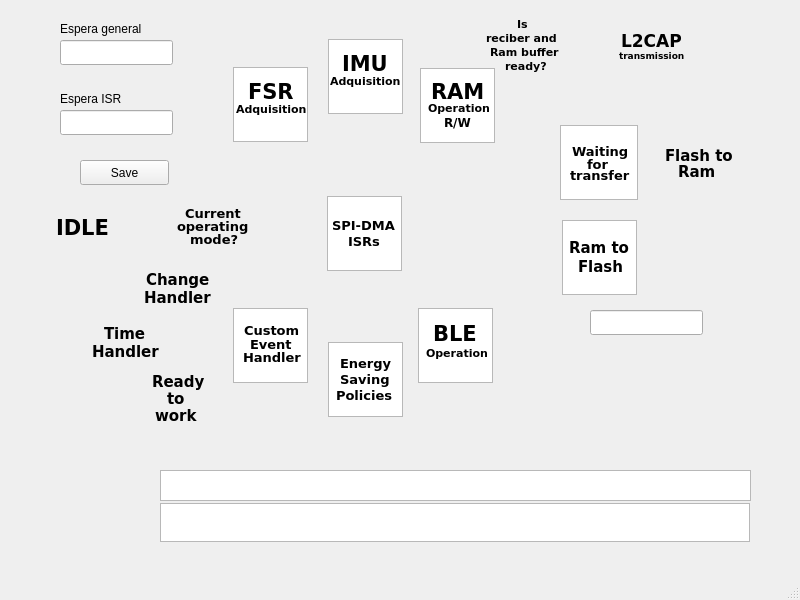
<?xml version="1.0" encoding="UTF-8"?>
<ui version="4.0">
 <class>MainWindow</class>
 <widget class="QMainWindow" name="MainWindow">
  <property name="geometry">
   <rect>
    <x>0</x>
    <y>0</y>
    <width>800</width>
    <height>600</height>
   </rect>
  </property>
  <property name="windowTitle">
   <string>MainWindow</string>
  </property>
  <property name="windowOpacity">
   <double>2.000000000000000</double>
  </property>
  <widget class="QWidget" name="centralwidget">
   <widget class="QGraphicsView" name="graphicsViewFsr">
    <property name="geometry">
     <rect>
      <x>233</x>
      <y>67</y>
      <width>75</width>
      <height>75</height>
     </rect>
    </property>
    <property name="autoFillBackground">
     <bool>false</bool>
    </property>
    <property name="foregroundBrush">
     <brush brushstyle="NoBrush">
      <color alpha="255">
       <red>0</red>
       <green>0</green>
       <blue>0</blue>
      </color>
     </brush>
    </property>
   </widget>
   <widget class="QGraphicsView" name="graphicsViewImu">
    <property name="enabled">
     <bool>true</bool>
    </property>
    <property name="geometry">
     <rect>
      <x>328</x>
      <y>39</y>
      <width>75</width>
      <height>75</height>
     </rect>
    </property>
    <property name="autoFillBackground">
     <bool>false</bool>
    </property>
    <property name="backgroundBrush">
     <brush brushstyle="NoBrush">
      <color alpha="255">
       <red>0</red>
       <green>0</green>
       <blue>0</blue>
      </color>
     </brush>
    </property>
    <property name="foregroundBrush">
     <brush brushstyle="NoBrush">
      <color alpha="0">
       <red>0</red>
       <green>0</green>
       <blue>0</blue>
      </color>
     </brush>
    </property>
   </widget>
   <widget class="QLabel" name="label">
    <property name="geometry">
     <rect>
      <x>20</x>
      <y>0</y>
      <width>771</width>
      <height>551</height>
     </rect>
    </property>
    <property name="styleSheet">
     <string notr="true">image: url(:/asserts/DiagramaGUI.png);</string>
    </property>
    <property name="text">
     <string/>
    </property>
   </widget>
   <widget class="QGraphicsView" name="graphicsViewRam">
    <property name="enabled">
     <bool>true</bool>
    </property>
    <property name="geometry">
     <rect>
      <x>420</x>
      <y>68</y>
      <width>75</width>
      <height>75</height>
     </rect>
    </property>
    <property name="autoFillBackground">
     <bool>false</bool>
    </property>
    <property name="backgroundBrush">
     <brush brushstyle="NoBrush">
      <color alpha="255">
       <red>0</red>
       <green>0</green>
       <blue>0</blue>
      </color>
     </brush>
    </property>
    <property name="foregroundBrush">
     <brush brushstyle="NoBrush">
      <color alpha="0">
       <red>0</red>
       <green>0</green>
       <blue>0</blue>
      </color>
     </brush>
    </property>
   </widget>
   <widget class="QGraphicsView" name="graphicsViewBle">
    <property name="enabled">
     <bool>true</bool>
    </property>
    <property name="geometry">
     <rect>
      <x>418</x>
      <y>308</y>
      <width>75</width>
      <height>75</height>
     </rect>
    </property>
    <property name="autoFillBackground">
     <bool>false</bool>
    </property>
    <property name="backgroundBrush">
     <brush brushstyle="NoBrush">
      <color alpha="255">
       <red>0</red>
       <green>0</green>
       <blue>0</blue>
      </color>
     </brush>
    </property>
    <property name="foregroundBrush">
     <brush brushstyle="NoBrush">
      <color alpha="0">
       <red>0</red>
       <green>0</green>
       <blue>0</blue>
      </color>
     </brush>
    </property>
   </widget>
   <widget class="QGraphicsView" name="graphicsViewEnergy">
    <property name="enabled">
     <bool>true</bool>
    </property>
    <property name="geometry">
     <rect>
      <x>328</x>
      <y>342</y>
      <width>75</width>
      <height>75</height>
     </rect>
    </property>
    <property name="autoFillBackground">
     <bool>false</bool>
    </property>
    <property name="backgroundBrush">
     <brush brushstyle="NoBrush">
      <color alpha="255">
       <red>0</red>
       <green>0</green>
       <blue>0</blue>
      </color>
     </brush>
    </property>
    <property name="foregroundBrush">
     <brush brushstyle="NoBrush">
      <color alpha="0">
       <red>0</red>
       <green>0</green>
       <blue>0</blue>
      </color>
     </brush>
    </property>
   </widget>
   <widget class="QGraphicsView" name="graphicsViewCustom">
    <property name="enabled">
     <bool>true</bool>
    </property>
    <property name="geometry">
     <rect>
      <x>233</x>
      <y>308</y>
      <width>75</width>
      <height>75</height>
     </rect>
    </property>
    <property name="autoFillBackground">
     <bool>false</bool>
    </property>
    <property name="backgroundBrush">
     <brush brushstyle="NoBrush">
      <color alpha="255">
       <red>0</red>
       <green>0</green>
       <blue>0</blue>
      </color>
     </brush>
    </property>
    <property name="foregroundBrush">
     <brush brushstyle="NoBrush">
      <color alpha="0">
       <red>0</red>
       <green>0</green>
       <blue>0</blue>
      </color>
     </brush>
    </property>
   </widget>
   <widget class="QGraphicsView" name="graphicsViewWaitingTransfer">
    <property name="enabled">
     <bool>true</bool>
    </property>
    <property name="geometry">
     <rect>
      <x>560</x>
      <y>125</y>
      <width>78</width>
      <height>75</height>
     </rect>
    </property>
    <property name="autoFillBackground">
     <bool>false</bool>
    </property>
    <property name="backgroundBrush">
     <brush brushstyle="NoBrush">
      <color alpha="255">
       <red>0</red>
       <green>0</green>
       <blue>0</blue>
      </color>
     </brush>
    </property>
    <property name="foregroundBrush">
     <brush brushstyle="NoBrush">
      <color alpha="0">
       <red>0</red>
       <green>0</green>
       <blue>0</blue>
      </color>
     </brush>
    </property>
   </widget>
   <widget class="QGraphicsView" name="graphicsViewRamToFlash">
    <property name="enabled">
     <bool>true</bool>
    </property>
    <property name="geometry">
     <rect>
      <x>562</x>
      <y>220</y>
      <width>75</width>
      <height>75</height>
     </rect>
    </property>
    <property name="autoFillBackground">
     <bool>false</bool>
    </property>
    <property name="backgroundBrush">
     <brush brushstyle="NoBrush">
      <color alpha="255">
       <red>0</red>
       <green>0</green>
       <blue>0</blue>
      </color>
     </brush>
    </property>
    <property name="foregroundBrush">
     <brush brushstyle="NoBrush">
      <color alpha="0">
       <red>0</red>
       <green>0</green>
       <blue>0</blue>
      </color>
     </brush>
    </property>
   </widget>
   <widget class="QGraphicsView" name="graphicsViewRtc">
    <property name="geometry">
     <rect>
      <x>327</x>
      <y>196</y>
      <width>75</width>
      <height>75</height>
     </rect>
    </property>
    <property name="autoFillBackground">
     <bool>false</bool>
    </property>
    <property name="foregroundBrush">
     <brush brushstyle="NoBrush">
      <color alpha="255">
       <red>0</red>
       <green>0</green>
       <blue>0</blue>
      </color>
     </brush>
    </property>
   </widget>
   <widget class="QGraphicsView" name="graphicsViewBuffer">
    <property name="geometry">
     <rect>
      <x>160</x>
      <y>470</y>
      <width>591</width>
      <height>31</height>
     </rect>
    </property>
   </widget>
   <widget class="QGraphicsView" name="graphicsViewFlash">
    <property name="geometry">
     <rect>
      <x>160</x>
      <y>503</y>
      <width>590</width>
      <height>39</height>
     </rect>
    </property>
   </widget>
   <widget class="QPushButton" name="pushButtonUpdateConfigurations">
    <property name="geometry">
     <rect>
      <x>80</x>
      <y>160</y>
      <width>89</width>
      <height>25</height>
     </rect>
    </property>
    <property name="text">
     <string>Save</string>
    </property>
   </widget>
   <widget class="QLineEdit" name="lineEditBufferSize">
    <property name="geometry">
     <rect>
      <x>590</x>
      <y>310</y>
      <width>113</width>
      <height>25</height>
     </rect>
    </property>
   </widget>
   <widget class="QLineEdit" name="lineEditStateGeneralDuration">
    <property name="geometry">
     <rect>
      <x>60</x>
      <y>40</y>
      <width>113</width>
      <height>25</height>
     </rect>
    </property>
   </widget>
   <widget class="QLabel" name="label_2">
    <property name="geometry">
     <rect>
      <x>60</x>
      <y>20</y>
      <width>151</width>
      <height>17</height>
     </rect>
    </property>
    <property name="styleSheet">
     <string notr="true">color: rgb(0, 0, 0);</string>
    </property>
    <property name="text">
     <string>Espera general</string>
    </property>
   </widget>
   <widget class="QLineEdit" name="lineEditResourceRtcDuration">
    <property name="geometry">
     <rect>
      <x>60</x>
      <y>110</y>
      <width>113</width>
      <height>25</height>
     </rect>
    </property>
   </widget>
   <widget class="QLabel" name="label_3">
    <property name="geometry">
     <rect>
      <x>60</x>
      <y>90</y>
      <width>151</width>
      <height>17</height>
     </rect>
    </property>
    <property name="styleSheet">
     <string notr="true">color: rgb(0, 0, 0);</string>
    </property>
    <property name="text">
     <string>Espera ISR</string>
    </property>
    <property name="openExternalLinks">
     <bool>false</bool>
    </property>
   </widget>
   <widget class="QLabel" name="label_4">
    <property name="geometry">
     <rect>
      <x>342</x>
      <y>52</y>
      <width>47</width>
      <height>22</height>
     </rect>
    </property>
    <property name="font">
     <font>
      <family>Verdana</family>
      <pointsize>16</pointsize>
      <bold>true</bold>
     </font>
    </property>
    <property name="styleSheet">
     <string notr="true">color: rgb(0, 0, 0);</string>
    </property>
    <property name="text">
     <string>IMU</string>
    </property>
    <property name="textFormat">
     <enum>Qt::AutoText</enum>
    </property>
    <property name="openExternalLinks">
     <bool>false</bool>
    </property>
   </widget>
   <widget class="QLabel" name="label_5">
    <property name="geometry">
     <rect>
      <x>248</x>
      <y>80</y>
      <width>47</width>
      <height>22</height>
     </rect>
    </property>
    <property name="font">
     <font>
      <family>Verdana</family>
      <pointsize>16</pointsize>
      <bold>true</bold>
     </font>
    </property>
    <property name="styleSheet">
     <string notr="true">color: rgb(0, 0, 0);</string>
    </property>
    <property name="text">
     <string>FSR</string>
    </property>
    <property name="textFormat">
     <enum>Qt::AutoText</enum>
    </property>
    <property name="openExternalLinks">
     <bool>false</bool>
    </property>
   </widget>
   <widget class="QLabel" name="label_6">
    <property name="geometry">
     <rect>
      <x>431</x>
      <y>80</y>
      <width>54</width>
      <height>22</height>
     </rect>
    </property>
    <property name="font">
     <font>
      <family>Verdana</family>
      <pointsize>16</pointsize>
      <bold>true</bold>
     </font>
    </property>
    <property name="styleSheet">
     <string notr="true">color: rgb(0, 0, 0);</string>
    </property>
    <property name="text">
     <string>RAM</string>
    </property>
    <property name="textFormat">
     <enum>Qt::AutoText</enum>
    </property>
    <property name="openExternalLinks">
     <bool>false</bool>
    </property>
   </widget>
   <widget class="QLabel" name="label_7">
    <property name="geometry">
     <rect>
      <x>433</x>
      <y>322</y>
      <width>54</width>
      <height>22</height>
     </rect>
    </property>
    <property name="font">
     <font>
      <family>Verdana</family>
      <pointsize>16</pointsize>
      <bold>true</bold>
     </font>
    </property>
    <property name="styleSheet">
     <string notr="true">color: rgb(0, 0, 0);</string>
    </property>
    <property name="text">
     <string>BLE</string>
    </property>
    <property name="textFormat">
     <enum>Qt::AutoText</enum>
    </property>
    <property name="openExternalLinks">
     <bool>false</bool>
    </property>
   </widget>
   <widget class="QLabel" name="label_8">
    <property name="geometry">
     <rect>
      <x>56</x>
      <y>216</y>
      <width>54</width>
      <height>22</height>
     </rect>
    </property>
    <property name="font">
     <font>
      <family>Verdana</family>
      <pointsize>16</pointsize>
      <bold>true</bold>
     </font>
    </property>
    <property name="styleSheet">
     <string notr="true">color: rgb(0, 0, 0);</string>
    </property>
    <property name="text">
     <string>IDLE</string>
    </property>
    <property name="textFormat">
     <enum>Qt::AutoText</enum>
    </property>
    <property name="openExternalLinks">
     <bool>false</bool>
    </property>
   </widget>
   <widget class="QLabel" name="label_9">
    <property name="geometry">
     <rect>
      <x>621</x>
      <y>30</y>
      <width>64</width>
      <height>22</height>
     </rect>
    </property>
    <property name="font">
     <font>
      <family>Verdana</family>
      <pointsize>13</pointsize>
      <bold>true</bold>
     </font>
    </property>
    <property name="styleSheet">
     <string notr="true">color: rgb(0, 0, 0);</string>
    </property>
    <property name="text">
     <string>L2CAP</string>
    </property>
    <property name="textFormat">
     <enum>Qt::AutoText</enum>
    </property>
    <property name="openExternalLinks">
     <bool>false</bool>
    </property>
   </widget>
   <widget class="QLabel" name="label_10">
    <property name="geometry">
     <rect>
      <x>665</x>
      <y>145</y>
      <width>85</width>
      <height>22</height>
     </rect>
    </property>
    <property name="font">
     <font>
      <family>Verdana</family>
      <pointsize>11</pointsize>
      <bold>true</bold>
     </font>
    </property>
    <property name="styleSheet">
     <string notr="true">color: rgb(0, 0, 0);</string>
    </property>
    <property name="text">
     <string>Flash to</string>
    </property>
    <property name="textFormat">
     <enum>Qt::AutoText</enum>
    </property>
    <property name="openExternalLinks">
     <bool>false</bool>
    </property>
   </widget>
   <widget class="QLabel" name="label_11">
    <property name="geometry">
     <rect>
      <x>678</x>
      <y>161</y>
      <width>64</width>
      <height>22</height>
     </rect>
    </property>
    <property name="font">
     <font>
      <family>Verdana</family>
      <pointsize>11</pointsize>
      <bold>true</bold>
     </font>
    </property>
    <property name="styleSheet">
     <string notr="true">color: rgb(0, 0, 0);</string>
    </property>
    <property name="text">
     <string>Ram</string>
    </property>
    <property name="textFormat">
     <enum>Qt::AutoText</enum>
    </property>
    <property name="openExternalLinks">
     <bool>false</bool>
    </property>
   </widget>
   <widget class="QLabel" name="label_12">
    <property name="geometry">
     <rect>
      <x>146</x>
      <y>269</y>
      <width>85</width>
      <height>22</height>
     </rect>
    </property>
    <property name="font">
     <font>
      <family>Verdana</family>
      <pointsize>11</pointsize>
      <bold>true</bold>
     </font>
    </property>
    <property name="styleSheet">
     <string notr="true">color: rgb(0, 0, 0);</string>
    </property>
    <property name="text">
     <string>Change</string>
    </property>
    <property name="textFormat">
     <enum>Qt::AutoText</enum>
    </property>
    <property name="openExternalLinks">
     <bool>false</bool>
    </property>
   </widget>
   <widget class="QLabel" name="label_13">
    <property name="geometry">
     <rect>
      <x>144</x>
      <y>287</y>
      <width>85</width>
      <height>22</height>
     </rect>
    </property>
    <property name="font">
     <font>
      <family>Verdana</family>
      <pointsize>11</pointsize>
      <bold>true</bold>
     </font>
    </property>
    <property name="styleSheet">
     <string notr="true">color: rgb(0, 0, 0);</string>
    </property>
    <property name="text">
     <string>Handler</string>
    </property>
    <property name="textFormat">
     <enum>Qt::AutoText</enum>
    </property>
    <property name="openExternalLinks">
     <bool>false</bool>
    </property>
   </widget>
   <widget class="QLabel" name="label_14">
    <property name="geometry">
     <rect>
      <x>92</x>
      <y>341</y>
      <width>85</width>
      <height>22</height>
     </rect>
    </property>
    <property name="font">
     <font>
      <family>Verdana</family>
      <pointsize>11</pointsize>
      <bold>true</bold>
     </font>
    </property>
    <property name="styleSheet">
     <string notr="true">color: rgb(0, 0, 0);</string>
    </property>
    <property name="text">
     <string>Handler</string>
    </property>
    <property name="textFormat">
     <enum>Qt::AutoText</enum>
    </property>
    <property name="openExternalLinks">
     <bool>false</bool>
    </property>
   </widget>
   <widget class="QLabel" name="label_15">
    <property name="geometry">
     <rect>
      <x>104</x>
      <y>323</y>
      <width>85</width>
      <height>22</height>
     </rect>
    </property>
    <property name="font">
     <font>
      <family>Verdana</family>
      <pointsize>11</pointsize>
      <bold>true</bold>
     </font>
    </property>
    <property name="styleSheet">
     <string notr="true">color: rgb(0, 0, 0);</string>
    </property>
    <property name="text">
     <string>Time</string>
    </property>
    <property name="textFormat">
     <enum>Qt::AutoText</enum>
    </property>
    <property name="openExternalLinks">
     <bool>false</bool>
    </property>
   </widget>
   <widget class="QLabel" name="label_16">
    <property name="geometry">
     <rect>
      <x>152</x>
      <y>371</y>
      <width>85</width>
      <height>22</height>
     </rect>
    </property>
    <property name="font">
     <font>
      <family>Verdana</family>
      <pointsize>11</pointsize>
      <bold>true</bold>
     </font>
    </property>
    <property name="styleSheet">
     <string notr="true">color: rgb(0, 0, 0);</string>
    </property>
    <property name="text">
     <string>Ready</string>
    </property>
    <property name="textFormat">
     <enum>Qt::AutoText</enum>
    </property>
    <property name="openExternalLinks">
     <bool>false</bool>
    </property>
   </widget>
   <widget class="QLabel" name="label_17">
    <property name="geometry">
     <rect>
      <x>167</x>
      <y>388</y>
      <width>85</width>
      <height>22</height>
     </rect>
    </property>
    <property name="font">
     <font>
      <family>Verdana</family>
      <pointsize>11</pointsize>
      <bold>true</bold>
     </font>
    </property>
    <property name="styleSheet">
     <string notr="true">color: rgb(0, 0, 0);</string>
    </property>
    <property name="text">
     <string>to</string>
    </property>
    <property name="textFormat">
     <enum>Qt::AutoText</enum>
    </property>
    <property name="openExternalLinks">
     <bool>false</bool>
    </property>
   </widget>
   <widget class="QLabel" name="label_18">
    <property name="geometry">
     <rect>
      <x>155</x>
      <y>405</y>
      <width>85</width>
      <height>22</height>
     </rect>
    </property>
    <property name="font">
     <font>
      <family>Verdana</family>
      <pointsize>11</pointsize>
      <bold>true</bold>
     </font>
    </property>
    <property name="styleSheet">
     <string notr="true">color: rgb(0, 0, 0);</string>
    </property>
    <property name="text">
     <string>work</string>
    </property>
    <property name="textFormat">
     <enum>Qt::AutoText</enum>
    </property>
    <property name="openExternalLinks">
     <bool>false</bool>
    </property>
   </widget>
   <widget class="QLabel" name="label_19">
    <property name="geometry">
     <rect>
      <x>619</x>
      <y>45</y>
      <width>81</width>
      <height>21</height>
     </rect>
    </property>
    <property name="font">
     <font>
      <family>Verdana</family>
      <pointsize>7</pointsize>
      <bold>true</bold>
     </font>
    </property>
    <property name="styleSheet">
     <string notr="true">color: rgb(0, 0, 0);</string>
    </property>
    <property name="text">
     <string>transmission</string>
    </property>
    <property name="textFormat">
     <enum>Qt::AutoText</enum>
    </property>
    <property name="openExternalLinks">
     <bool>false</bool>
    </property>
   </widget>
   <widget class="QLabel" name="label_20">
    <property name="geometry">
     <rect>
      <x>569</x>
      <y>237</y>
      <width>85</width>
      <height>22</height>
     </rect>
    </property>
    <property name="font">
     <font>
      <family>Verdana</family>
      <pointsize>11</pointsize>
      <bold>true</bold>
     </font>
    </property>
    <property name="styleSheet">
     <string notr="true">color: rgb(0, 0, 0);</string>
    </property>
    <property name="text">
     <string>Ram to</string>
    </property>
    <property name="textFormat">
     <enum>Qt::AutoText</enum>
    </property>
    <property name="openExternalLinks">
     <bool>false</bool>
    </property>
   </widget>
   <widget class="QLabel" name="label_21">
    <property name="geometry">
     <rect>
      <x>578</x>
      <y>256</y>
      <width>64</width>
      <height>22</height>
     </rect>
    </property>
    <property name="font">
     <font>
      <family>Verdana</family>
      <pointsize>11</pointsize>
      <bold>true</bold>
     </font>
    </property>
    <property name="styleSheet">
     <string notr="true">color: rgb(0, 0, 0);</string>
    </property>
    <property name="text">
     <string>Flash</string>
    </property>
    <property name="textFormat">
     <enum>Qt::AutoText</enum>
    </property>
    <property name="openExternalLinks">
     <bool>false</bool>
    </property>
   </widget>
   <widget class="QLabel" name="label_22">
    <property name="geometry">
     <rect>
      <x>572</x>
      <y>140</y>
      <width>85</width>
      <height>22</height>
     </rect>
    </property>
    <property name="font">
     <font>
      <family>Verdana</family>
      <pointsize>10</pointsize>
      <bold>true</bold>
     </font>
    </property>
    <property name="styleSheet">
     <string notr="true">color: rgb(0, 0, 0);</string>
    </property>
    <property name="text">
     <string>Waiting</string>
    </property>
    <property name="textFormat">
     <enum>Qt::AutoText</enum>
    </property>
    <property name="openExternalLinks">
     <bool>false</bool>
    </property>
   </widget>
   <widget class="QLabel" name="label_23">
    <property name="geometry">
     <rect>
      <x>587</x>
      <y>153</y>
      <width>31</width>
      <height>22</height>
     </rect>
    </property>
    <property name="font">
     <font>
      <family>Verdana</family>
      <pointsize>10</pointsize>
      <bold>true</bold>
     </font>
    </property>
    <property name="styleSheet">
     <string notr="true">color: rgb(0, 0, 0);</string>
    </property>
    <property name="text">
     <string>for</string>
    </property>
    <property name="textFormat">
     <enum>Qt::AutoText</enum>
    </property>
    <property name="openExternalLinks">
     <bool>false</bool>
    </property>
   </widget>
   <widget class="QLabel" name="label_24">
    <property name="geometry">
     <rect>
      <x>570</x>
      <y>165</y>
      <width>85</width>
      <height>21</height>
     </rect>
    </property>
    <property name="font">
     <font>
      <family>Verdana</family>
      <pointsize>10</pointsize>
      <bold>true</bold>
     </font>
    </property>
    <property name="styleSheet">
     <string notr="true">color: rgb(0, 0, 0);</string>
    </property>
    <property name="text">
     <string>transfer</string>
    </property>
    <property name="textFormat">
     <enum>Qt::AutoText</enum>
    </property>
    <property name="openExternalLinks">
     <bool>false</bool>
    </property>
   </widget>
   <widget class="QLabel" name="label_25">
    <property name="geometry">
     <rect>
      <x>236</x>
      <y>98</y>
      <width>71</width>
      <height>22</height>
     </rect>
    </property>
    <property name="font">
     <font>
      <family>Verdana</family>
      <pointsize>8</pointsize>
      <bold>true</bold>
     </font>
    </property>
    <property name="styleSheet">
     <string notr="true">color: rgb(0, 0, 0);</string>
    </property>
    <property name="text">
     <string>Adquisition</string>
    </property>
    <property name="textFormat">
     <enum>Qt::AutoText</enum>
    </property>
    <property name="openExternalLinks">
     <bool>false</bool>
    </property>
   </widget>
   <widget class="QLabel" name="label_26">
    <property name="geometry">
     <rect>
      <x>330</x>
      <y>70</y>
      <width>71</width>
      <height>22</height>
     </rect>
    </property>
    <property name="font">
     <font>
      <family>Verdana</family>
      <pointsize>8</pointsize>
      <bold>true</bold>
     </font>
    </property>
    <property name="styleSheet">
     <string notr="true">color: rgb(0, 0, 0);</string>
    </property>
    <property name="text">
     <string>Adquisition</string>
    </property>
    <property name="textFormat">
     <enum>Qt::AutoText</enum>
    </property>
    <property name="openExternalLinks">
     <bool>false</bool>
    </property>
   </widget>
   <widget class="QLabel" name="label_27">
    <property name="geometry">
     <rect>
      <x>428</x>
      <y>97</y>
      <width>71</width>
      <height>22</height>
     </rect>
    </property>
    <property name="font">
     <font>
      <family>Verdana</family>
      <pointsize>8</pointsize>
      <bold>true</bold>
     </font>
    </property>
    <property name="styleSheet">
     <string notr="true">color: rgb(0, 0, 0);</string>
    </property>
    <property name="text">
     <string>Operation</string>
    </property>
    <property name="textFormat">
     <enum>Qt::AutoText</enum>
    </property>
    <property name="openExternalLinks">
     <bool>false</bool>
    </property>
   </widget>
   <widget class="QLabel" name="label_28">
    <property name="geometry">
     <rect>
      <x>444</x>
      <y>111</y>
      <width>71</width>
      <height>22</height>
     </rect>
    </property>
    <property name="font">
     <font>
      <family>Verdana</family>
      <pointsize>9</pointsize>
      <bold>true</bold>
     </font>
    </property>
    <property name="styleSheet">
     <string notr="true">color: rgb(0, 0, 0);</string>
    </property>
    <property name="text">
     <string>R/W</string>
    </property>
    <property name="textFormat">
     <enum>Qt::AutoText</enum>
    </property>
    <property name="openExternalLinks">
     <bool>false</bool>
    </property>
   </widget>
   <widget class="QLabel" name="label_29">
    <property name="geometry">
     <rect>
      <x>332</x>
      <y>214</y>
      <width>85</width>
      <height>22</height>
     </rect>
    </property>
    <property name="font">
     <font>
      <family>Verdana</family>
      <pointsize>10</pointsize>
      <bold>true</bold>
     </font>
    </property>
    <property name="styleSheet">
     <string notr="true">color: rgb(0, 0, 0);</string>
    </property>
    <property name="text">
     <string>SPI-DMA</string>
    </property>
    <property name="textFormat">
     <enum>Qt::AutoText</enum>
    </property>
    <property name="openExternalLinks">
     <bool>false</bool>
    </property>
   </widget>
   <widget class="QLabel" name="label_30">
    <property name="geometry">
     <rect>
      <x>348</x>
      <y>230</y>
      <width>85</width>
      <height>22</height>
     </rect>
    </property>
    <property name="font">
     <font>
      <family>Verdana</family>
      <pointsize>10</pointsize>
      <bold>true</bold>
     </font>
    </property>
    <property name="styleSheet">
     <string notr="true">color: rgb(0, 0, 0);</string>
    </property>
    <property name="text">
     <string>ISRs</string>
    </property>
    <property name="textFormat">
     <enum>Qt::AutoText</enum>
    </property>
    <property name="openExternalLinks">
     <bool>false</bool>
    </property>
   </widget>
   <widget class="QLabel" name="label_31">
    <property name="geometry">
     <rect>
      <x>426</x>
      <y>342</y>
      <width>71</width>
      <height>22</height>
     </rect>
    </property>
    <property name="font">
     <font>
      <family>Verdana</family>
      <pointsize>8</pointsize>
      <bold>true</bold>
     </font>
    </property>
    <property name="styleSheet">
     <string notr="true">color: rgb(0, 0, 0);</string>
    </property>
    <property name="text">
     <string>Operation</string>
    </property>
    <property name="textFormat">
     <enum>Qt::AutoText</enum>
    </property>
    <property name="openExternalLinks">
     <bool>false</bool>
    </property>
   </widget>
   <widget class="QLabel" name="label_32">
    <property name="geometry">
     <rect>
      <x>340</x>
      <y>352</y>
      <width>85</width>
      <height>22</height>
     </rect>
    </property>
    <property name="font">
     <font>
      <family>Verdana</family>
      <pointsize>10</pointsize>
      <bold>true</bold>
     </font>
    </property>
    <property name="styleSheet">
     <string notr="true">color: rgb(0, 0, 0);</string>
    </property>
    <property name="text">
     <string>Energy</string>
    </property>
    <property name="textFormat">
     <enum>Qt::AutoText</enum>
    </property>
    <property name="openExternalLinks">
     <bool>false</bool>
    </property>
   </widget>
   <widget class="QLabel" name="label_33">
    <property name="geometry">
     <rect>
      <x>340</x>
      <y>368</y>
      <width>85</width>
      <height>22</height>
     </rect>
    </property>
    <property name="font">
     <font>
      <family>Verdana</family>
      <pointsize>10</pointsize>
      <bold>true</bold>
     </font>
    </property>
    <property name="styleSheet">
     <string notr="true">color: rgb(0, 0, 0);</string>
    </property>
    <property name="text">
     <string>Saving</string>
    </property>
    <property name="textFormat">
     <enum>Qt::AutoText</enum>
    </property>
    <property name="openExternalLinks">
     <bool>false</bool>
    </property>
   </widget>
   <widget class="QLabel" name="label_34">
    <property name="geometry">
     <rect>
      <x>336</x>
      <y>384</y>
      <width>85</width>
      <height>22</height>
     </rect>
    </property>
    <property name="font">
     <font>
      <family>Verdana</family>
      <pointsize>10</pointsize>
      <bold>true</bold>
     </font>
    </property>
    <property name="styleSheet">
     <string notr="true">color: rgb(0, 0, 0);</string>
    </property>
    <property name="text">
     <string>Policies</string>
    </property>
    <property name="textFormat">
     <enum>Qt::AutoText</enum>
    </property>
    <property name="openExternalLinks">
     <bool>false</bool>
    </property>
   </widget>
   <widget class="QLabel" name="label_35">
    <property name="geometry">
     <rect>
      <x>244</x>
      <y>319</y>
      <width>85</width>
      <height>22</height>
     </rect>
    </property>
    <property name="font">
     <font>
      <family>Verdana</family>
      <pointsize>10</pointsize>
      <bold>true</bold>
     </font>
    </property>
    <property name="styleSheet">
     <string notr="true">color: rgb(0, 0, 0);</string>
    </property>
    <property name="text">
     <string>Custom</string>
    </property>
    <property name="textFormat">
     <enum>Qt::AutoText</enum>
    </property>
    <property name="openExternalLinks">
     <bool>false</bool>
    </property>
   </widget>
   <widget class="QLabel" name="label_36">
    <property name="geometry">
     <rect>
      <x>250</x>
      <y>333</y>
      <width>85</width>
      <height>22</height>
     </rect>
    </property>
    <property name="font">
     <font>
      <family>Verdana</family>
      <pointsize>10</pointsize>
      <bold>true</bold>
     </font>
    </property>
    <property name="styleSheet">
     <string notr="true">color: rgb(0, 0, 0);</string>
    </property>
    <property name="text">
     <string>Event</string>
    </property>
    <property name="textFormat">
     <enum>Qt::AutoText</enum>
    </property>
    <property name="openExternalLinks">
     <bool>false</bool>
    </property>
   </widget>
   <widget class="QLabel" name="label_37">
    <property name="geometry">
     <rect>
      <x>243</x>
      <y>346</y>
      <width>85</width>
      <height>22</height>
     </rect>
    </property>
    <property name="font">
     <font>
      <family>Verdana</family>
      <pointsize>10</pointsize>
      <bold>true</bold>
     </font>
    </property>
    <property name="styleSheet">
     <string notr="true">color: rgb(0, 0, 0);</string>
    </property>
    <property name="text">
     <string>Handler</string>
    </property>
    <property name="textFormat">
     <enum>Qt::AutoText</enum>
    </property>
    <property name="openExternalLinks">
     <bool>false</bool>
    </property>
   </widget>
   <widget class="QLabel" name="label_38">
    <property name="geometry">
     <rect>
      <x>185</x>
      <y>202</y>
      <width>85</width>
      <height>22</height>
     </rect>
    </property>
    <property name="font">
     <font>
      <family>Verdana</family>
      <pointsize>10</pointsize>
      <bold>true</bold>
     </font>
    </property>
    <property name="styleSheet">
     <string notr="true">color: rgb(0, 0, 0);</string>
    </property>
    <property name="text">
     <string>Current</string>
    </property>
    <property name="textFormat">
     <enum>Qt::AutoText</enum>
    </property>
    <property name="openExternalLinks">
     <bool>false</bool>
    </property>
   </widget>
   <widget class="QLabel" name="label_39">
    <property name="geometry">
     <rect>
      <x>177</x>
      <y>215</y>
      <width>85</width>
      <height>22</height>
     </rect>
    </property>
    <property name="font">
     <font>
      <family>Verdana</family>
      <pointsize>10</pointsize>
      <bold>true</bold>
     </font>
    </property>
    <property name="styleSheet">
     <string notr="true">color: rgb(0, 0, 0);</string>
    </property>
    <property name="text">
     <string>operating</string>
    </property>
    <property name="textFormat">
     <enum>Qt::AutoText</enum>
    </property>
    <property name="openExternalLinks">
     <bool>false</bool>
    </property>
   </widget>
   <widget class="QLabel" name="label_40">
    <property name="geometry">
     <rect>
      <x>190</x>
      <y>228</y>
      <width>85</width>
      <height>22</height>
     </rect>
    </property>
    <property name="font">
     <font>
      <family>Verdana</family>
      <pointsize>10</pointsize>
      <bold>true</bold>
     </font>
    </property>
    <property name="styleSheet">
     <string notr="true">color: rgb(0, 0, 0);</string>
    </property>
    <property name="text">
     <string>mode?</string>
    </property>
    <property name="textFormat">
     <enum>Qt::AutoText</enum>
    </property>
    <property name="openExternalLinks">
     <bool>false</bool>
    </property>
   </widget>
   <widget class="QLabel" name="label_41">
    <property name="geometry">
     <rect>
      <x>517</x>
      <y>13</y>
      <width>85</width>
      <height>22</height>
     </rect>
    </property>
    <property name="font">
     <font>
      <family>Verdana</family>
      <pointsize>8</pointsize>
      <bold>true</bold>
     </font>
    </property>
    <property name="styleSheet">
     <string notr="true">color: rgb(0, 0, 0);</string>
    </property>
    <property name="text">
     <string>Is</string>
    </property>
    <property name="textFormat">
     <enum>Qt::AutoText</enum>
    </property>
    <property name="openExternalLinks">
     <bool>false</bool>
    </property>
   </widget>
   <widget class="QLabel" name="label_42">
    <property name="geometry">
     <rect>
      <x>486</x>
      <y>27</y>
      <width>85</width>
      <height>22</height>
     </rect>
    </property>
    <property name="font">
     <font>
      <family>Verdana</family>
      <pointsize>8</pointsize>
      <bold>true</bold>
     </font>
    </property>
    <property name="styleSheet">
     <string notr="true">color: rgb(0, 0, 0);</string>
    </property>
    <property name="text">
     <string>reciber and</string>
    </property>
    <property name="textFormat">
     <enum>Qt::AutoText</enum>
    </property>
    <property name="openExternalLinks">
     <bool>false</bool>
    </property>
   </widget>
   <widget class="QLabel" name="label_43">
    <property name="geometry">
     <rect>
      <x>490</x>
      <y>41</y>
      <width>85</width>
      <height>22</height>
     </rect>
    </property>
    <property name="font">
     <font>
      <family>Verdana</family>
      <pointsize>8</pointsize>
      <bold>true</bold>
     </font>
    </property>
    <property name="styleSheet">
     <string notr="true">color: rgb(0, 0, 0);</string>
    </property>
    <property name="text">
     <string>Ram buffer</string>
    </property>
    <property name="textFormat">
     <enum>Qt::AutoText</enum>
    </property>
    <property name="openExternalLinks">
     <bool>false</bool>
    </property>
   </widget>
   <widget class="QLabel" name="label_44">
    <property name="geometry">
     <rect>
      <x>505</x>
      <y>55</y>
      <width>85</width>
      <height>22</height>
     </rect>
    </property>
    <property name="font">
     <font>
      <family>Verdana</family>
      <pointsize>8</pointsize>
      <bold>true</bold>
     </font>
    </property>
    <property name="styleSheet">
     <string notr="true">color: rgb(0, 0, 0);</string>
    </property>
    <property name="text">
     <string>ready?</string>
    </property>
    <property name="textFormat">
     <enum>Qt::AutoText</enum>
    </property>
    <property name="openExternalLinks">
     <bool>false</bool>
    </property>
   </widget>
   <zorder>label</zorder>
   <zorder>graphicsViewFsr</zorder>
   <zorder>graphicsViewImu</zorder>
   <zorder>graphicsViewRam</zorder>
   <zorder>graphicsViewBle</zorder>
   <zorder>graphicsViewEnergy</zorder>
   <zorder>graphicsViewCustom</zorder>
   <zorder>graphicsViewWaitingTransfer</zorder>
   <zorder>graphicsViewRamToFlash</zorder>
   <zorder>graphicsViewRtc</zorder>
   <zorder>graphicsViewBuffer</zorder>
   <zorder>graphicsViewFlash</zorder>
   <zorder>pushButtonUpdateConfigurations</zorder>
   <zorder>lineEditBufferSize</zorder>
   <zorder>lineEditStateGeneralDuration</zorder>
   <zorder>label_2</zorder>
   <zorder>lineEditResourceRtcDuration</zorder>
   <zorder>label_3</zorder>
   <zorder>label_4</zorder>
   <zorder>label_5</zorder>
   <zorder>label_6</zorder>
   <zorder>label_7</zorder>
   <zorder>label_8</zorder>
   <zorder>label_9</zorder>
   <zorder>label_10</zorder>
   <zorder>label_11</zorder>
   <zorder>label_12</zorder>
   <zorder>label_13</zorder>
   <zorder>label_14</zorder>
   <zorder>label_15</zorder>
   <zorder>label_16</zorder>
   <zorder>label_17</zorder>
   <zorder>label_18</zorder>
   <zorder>label_19</zorder>
   <zorder>label_20</zorder>
   <zorder>label_21</zorder>
   <zorder>label_22</zorder>
   <zorder>label_23</zorder>
   <zorder>label_24</zorder>
   <zorder>label_25</zorder>
   <zorder>label_26</zorder>
   <zorder>label_27</zorder>
   <zorder>label_28</zorder>
   <zorder>label_29</zorder>
   <zorder>label_30</zorder>
   <zorder>label_31</zorder>
   <zorder>label_32</zorder>
   <zorder>label_33</zorder>
   <zorder>label_34</zorder>
   <zorder>label_35</zorder>
   <zorder>label_36</zorder>
   <zorder>label_37</zorder>
   <zorder>label_38</zorder>
   <zorder>label_39</zorder>
   <zorder>label_40</zorder>
   <zorder>label_41</zorder>
   <zorder>label_42</zorder>
   <zorder>label_43</zorder>
   <zorder>label_44</zorder>
  </widget>
  <widget class="QMenuBar" name="menubar">
   <property name="geometry">
    <rect>
     <x>0</x>
     <y>0</y>
     <width>800</width>
     <height>22</height>
    </rect>
   </property>
  </widget>
  <widget class="QStatusBar" name="statusbar"/>
 </widget>
 <resources/>
 <connections/>
</ui>
